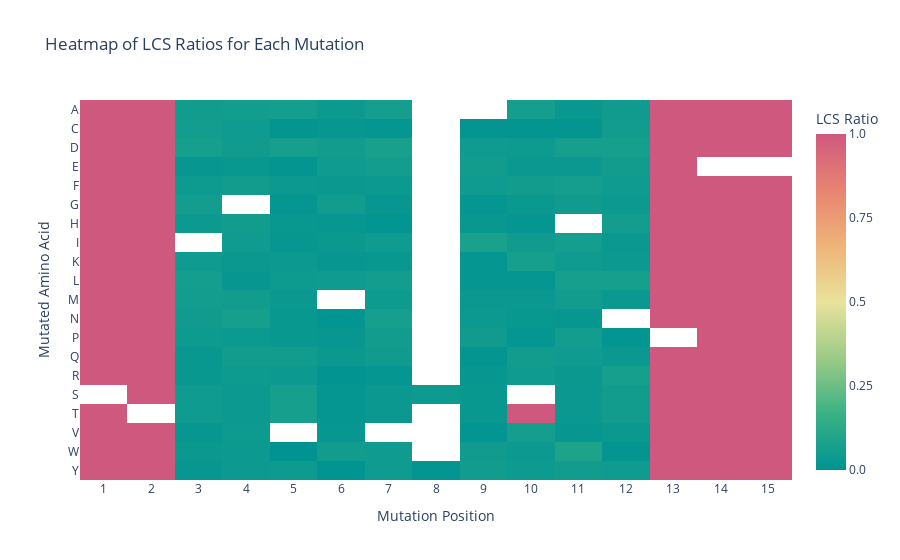

Notebook cell for this chart:
### Code cell
import os
import pandas as pd
import re
import plotly.express as px
import numpy as np
from difflib import SequenceMatcher
import kinase_library as kl

# Function to extract genomic information from UniProt
def extract_genomic_information_from_uniprot_id(uniprot_id, reference_position):
    '''
    Extracts genomic coordinates and metadata from UniProt, then retrieves a sequence segment
    surrounding a specified reference position.
    '''
    genomic_information = pd.DataFrame()
    try:
        print(f'Searching for UniProt ID: {uniprot_id}')
        requestURL_protein = f"https://www.ebi.ac.uk/proteins/api/proteins/{uniprot_id}"
        response_protein = requests.get(requestURL_protein, headers={"Accept": "application/json"})
        
        # Check if the request was successful
        response_protein.raise_for_status()
        
        # Load JSON response
        response_protein = response_protein.json()
        
        # Extract protein sequence
        protein_sequence = response_protein.get("sequence", {}).get("sequence", "")
        
        if not protein_sequence:
            print(f"No sequence found for UniProt ID: {uniprot_id}")
            return None
        
        # Subtract 1 from the reference position to match indexing (UniProt API is 1-based, so this handles it)
        reference_position -= 1  # Convert to 0-based index for Python
        
        # Extract 7 amino acids upstream and downstream
        start = max(0, reference_position - 7)  # Ensure start is not negative
        end = min(len(protein_sequence), reference_position + 8)  # Ensure end is within bounds
        extracted_sequence = protein_sequence[start:end]

        # Get genomic metadata
        genomic_information = {
            "UniProt_ID": uniprot_id,
            "Protein_Name": response_protein.get("protein", {}).get("recommendedName", {}).get("fullName", ""),
            "TaxID": response_protein.get("organism", {}).get("taxid", ""),
            "Sequence_Length": len(protein_sequence),
            "Reference_Position": reference_position + 1,  # Return to 1-based indexing for user
            "Extracted_Sequence": extracted_sequence
        }

        return genomic_information

    except Exception as e:
        print(f"An error occurred: {e}")
        return None

# Function to generate all mutated sequences
def generate_mutated_sequences(seq_of_interest):
    """
    Generates all possible single-point mutations for a given amino acid sequence.

    Args:
        seq_of_interest (str): The original amino acid sequence.

    Returns:
        list: A list containing all possible mutated sequences.
    """
    mutated_sequences = []  # List to store mutated sequences
    amino_acids = "ACDEFGHIKLMNPQRSTVWY"  # Standard 20 amino acids

    for i, original_aa in enumerate(seq_of_interest):  # Iterate over each amino acid
        for new_aa in amino_acids:  # Try replacing with each amino acid
            if new_aa != original_aa:  # Avoid replacing with itself
                mutated_seq = seq_of_interest[:i] + new_aa + seq_of_interest[i+1:]
                mutated_sequences.append((i, original_aa, new_aa, mutated_seq))

    return mutated_sequences

# User input for UniProt ID and reference position
uniprot_id = input("Enter the UniProt ID: ")
reference_position = int(input("Enter the reference position: "))

# Extract sequence and genomic data
result = extract_genomic_information_from_uniprot_id(uniprot_id, reference_position)

if result:
    print(f"Extracted Sequence: {result['Extracted_Sequence']}")  # Output the extracted sequence

    # Mutate the sequence of interest
    mutated_sequences = generate_mutated_sequences(result['Extracted_Sequence'])

    print(f"Mutated sequences (# sequences = {len(mutated_sequences)})")
    print(mutated_sequences)  # Shows mutations at each position

    # Set up directory for mutation results
    os.makedirs("mutations2", exist_ok=True)

    # Wild-type predictions
    try:
        wild_type_substrate = kl.Substrate(result['Extracted_Sequence'])
        wild_type_predictions = wild_type_substrate.predict()

        wild_type_filename = f"mutations2/wildtype2.csv"
        df_wild_type = pd.DataFrame(wild_type_predictions)
        df_wild_type.to_csv(wild_type_filename, index=False)

        print(f"Wild-type sequence predictions saved to {wild_type_filename}")

    except Exception as e:
        print(f"Error processing wild-type sequence: {e}")

    # Predicting mutated sequences and saving
    for i, original_aa, new_aa, mutated_seq in mutated_sequences:  
        try:
            s = kl.Substrate(mutated_seq)
            predictions = s.predict()

            df = pd.DataFrame(predictions)

            # Save to CSV file with a structured name (corrected format)
            filename = f"mutations2/mutation_Pos{i+1}_{original_aa}_to_{new_aa}.csv"  # Corrected nomenclature
            df.to_csv(filename, index=False)

        except Exception as e:
            print(f"Skipping mutation at position {i+1} ({original_aa} → {new_aa}): {e}")

    # Extract kinase orders from wild-type
    wildtype_path = os.path.join("mutations2", "wildtype2.csv")
    df_wildtype = pd.read_csv(wildtype_path)
    wildtype_kinase_order = df_wildtype["Score Rank"].tolist()

    kinase_orders = {}
    for file in os.listdir("mutations2"):
        if file.endswith(".csv") and file != "wildtype2.csv":
            file_path = os.path.join("mutations2", file)
            try:
                df = pd.read_csv(file_path)

                if "Score Rank" in df.columns:
                    kinase_orders[file] = df["Score Rank"].tolist()
                else:
                    print(f"Skipping {file}: No 'Score Rank' column found.")
            except Exception as e:
                print(f"Error reading {file}: {e}")

    print(f"Extracted kinase orders from {len(kinase_orders)} mutation CSVs.")

    # Function to compute Longest Common Subsequence (LCS)
    def longest_common_subsequence(seq1, seq2):
        matcher = SequenceMatcher(None, seq1, seq2)
        return sum(block.size for block in matcher.get_matching_blocks())

    # Find LCS between wildtype and mutated sequences
    lcs_scores = {}
    for file, order in kinase_orders.items():
        lcs_length = longest_common_subsequence(order, wildtype_kinase_order)
        lcs_scores[file] = lcs_length

    # Normalize LCS scores
    if lcs_scores:
        lcs_min = min(lcs_scores.values())
        lcs_max = max(lcs_scores.values())

        normalized_lcs = {file: (score - lcs_min) / (lcs_max - lcs_min) for file, score in lcs_scores.items()}

        df_lcs = pd.DataFrame(list(normalized_lcs.items()), columns=['Mutation_File', 'Normalized_LCS'])

        print("\nNormalized LCS Scores:")
        print(df_lcs.sort_values(by="Normalized_LCS", ascending=True))

    # Prepare heatmap of LCS ratios
    lcs_data = []
    for file, normalized_score in normalized_lcs.items():
        match = re.match(r"mutation_Pos(\d+)_\w+_to_(\w+)\.csv", file)

        if match:
            position = int(match.group(1))
            mutated_aa = match.group(2)

            lcs_data.append([position, mutated_aa, normalized_score])

    df_lcs = pd.DataFrame(lcs_data, columns=['Position', 'Mutation', 'LCS_Ratio'])

    # Create heatmap matrix
    heatmap_matrix = df_lcs.pivot_table(index='Mutation', columns='Position', values='LCS_Ratio', aggfunc=np.mean)

    # Generate heatmap with Plotly
    fig = px.imshow(
        heatmap_matrix,
        labels={'x': 'Mutation Position', 'y': 'Mutated Amino Acid', 'color': 'LCS Ratio'},
        color_continuous_scale='Temps',
        title="Heatmap of LCS Ratios for Each Mutation",
    )

    fig.update_layout(
        xaxis=dict(tickmode='linear', dtick=1),
        yaxis=dict(tickmode='linear', dtick=1),
        coloraxis_colorbar=dict(tickvals=[0, 0.25, 0.5, 0.75, 1], ticktext=["0.0", "0.25", "0.5", "0.75", "1.0"]),
        plot_bgcolor='white'
    )
    fig.show()
else:
    print("Error: No genomic data extracted.")

### Figure 1 — Plotly figure (JSON) as saved in the notebook; plotly's stock layout.template omitted (floating-point values rounded to 4 significant figures; data arrays with more than 128 entries replaced by an {"elided": "..."} marker saying what was removed)
{"data": [{"coloraxis": "coloraxis", "hovertemplate": "Mutation Position: %{x}<br>Mutated Amino Acid: %{y}<br>LCS Ratio: %{z}<extra></extra>", "name": "0", "type": "heatmap", "x": [1, 2, 3, 4, 5, 6, 7, 8, 9, 10, 11, 12, 13, 14, 15], "xaxis": "x", "y": ["A", "C", "D", "E", "F", "G", "H", "I", "K", "L", "M", "N", "P", "Q", "R", "S", "T", "V", "W", "Y"], "yaxis": "y", "z": {"elided": "20x15 float values"}}], "layout": {"coloraxis": {"colorbar": {"ticktext": ["0.0", "0.25", "0.5", "0.75", "1.0"], "tickvals": [0, 0.25, 0.5, 0.75, 1], "title": {"text": "LCS Ratio"}}, "colorscale": [[0, "rgb(0, 147, 146)"], [0.1667, "rgb(57, 177, 133)"], [0.3333, "rgb(156, 203, 134)"], [0.5, "rgb(233, 226, 156)"], [0.6667, "rgb(238, 180, 121)"], [0.8333, "rgb(232, 132, 113)"], [1, "rgb(207, 89, 126)"]]}, "plot_bgcolor": "white", "title": {"text": "Heatmap of LCS Ratios for Each Mutation"}, "xaxis": {"anchor": "y", "constrain": "domain", "domain": [0, 1], "dtick": 1, "scaleanchor": "y", "tickmode": "linear", "title": {"text": "Mutation Position"}}, "yaxis": {"anchor": "x", "autorange": "reversed", "constrain": "domain", "domain": [0, 1], "dtick": 1, "tickmode": "linear", "title": {"text": "Mutated Amino Acid"}}}}
